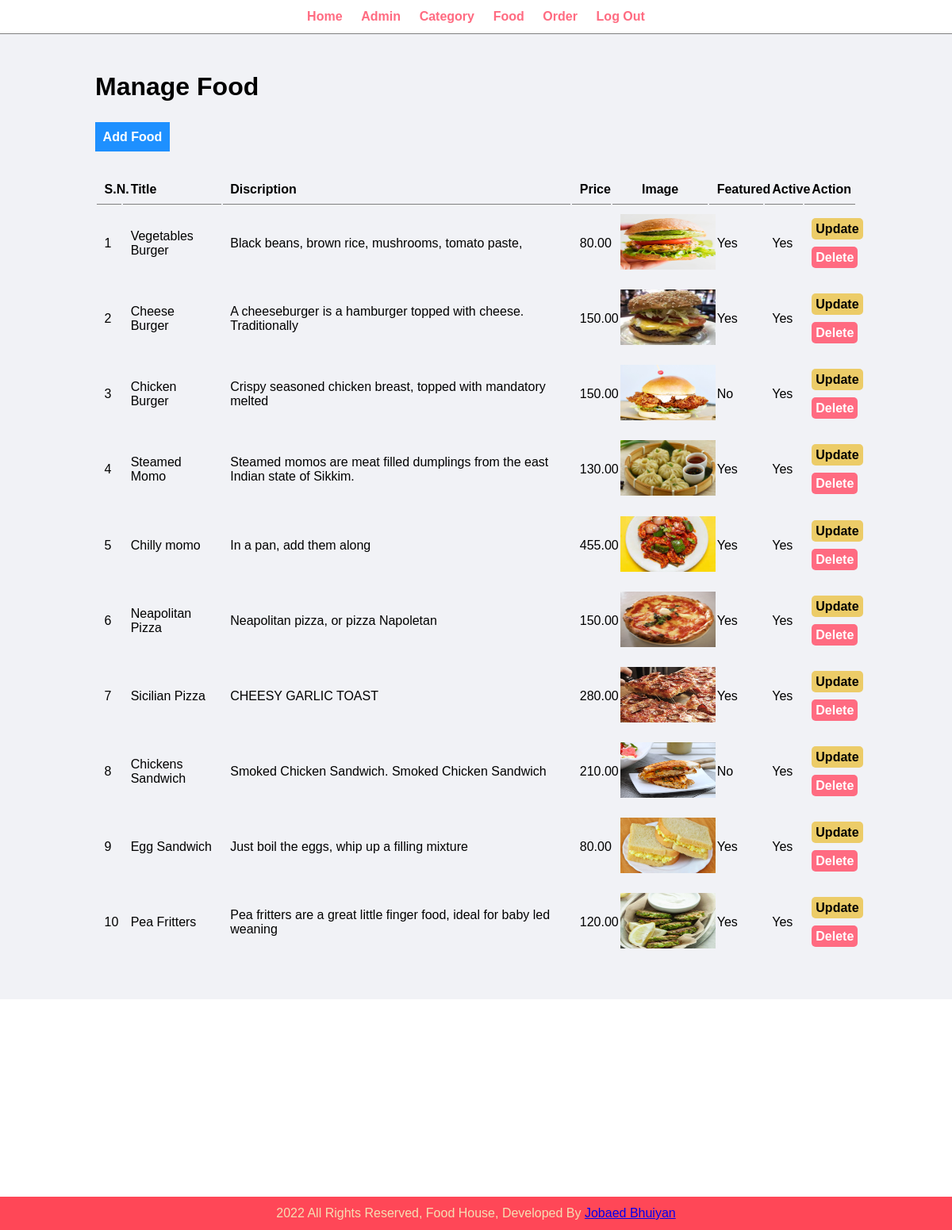
Page /admin/manage-food.php (signed in) on the committed database.
### tables this page shows
CREATE TABLE `food` (
  `id` int(11) NOT NULL,
  `title` varchar(100) NOT NULL,
  `discription` text NOT NULL,
  `price` decimal(10,2) NOT NULL,
  `image` varchar(100) NOT NULL,
  `category_id` int(11) NOT NULL,
  `featured` varchar(10) NOT NULL,
  `active` varchar(10) NOT NULL
);

### admin/manage-food.php (the view, shortened to what this page needs)
<?php
require "partials/menu.php";
include "../config/db.php";
$s = "SELECT * FROM food WHERE 1";
$res = $conn->query($s);
?>
<div class="main-content">
    <div class="wrapper">
        <h1>Manage Food</h1>
        <br>
        <br>
        <a href="add-food.php" class="btn-primary">Add Food</a>
        <br>
        <br>
        <br>
        <table class="tbl-full">
            <tr>
                <th>S.N.</th>
                <th>Title</th>
                <th>Discription</th>
                <th>Price</th>
                <th class="text-center">Image</th>
                <th>Featured</th>
                <th>Active</th>
                <th>Action</th>
            </tr>
            <?php
            $sn = 0;
            while ($row = $res->fetch_assoc()) {
                $sn++;
            ?>
                <tr>
                    <td><?php echo $sn ?></td>
                    <td><?php echo $row['title'] ?></td>
                    <td><?php echo $row['discription'] ?></td>
                    <td><?php echo $row['price'] ?></td>
                    <td class="text-center"><img class='backup_picture' width="120px" height="70px;" src="<?PHP
                                                                                                            $path1 = "../images/food/" . $row['image'];
                                                                                                            $path2 = "../images/notfoundimages.jpg";
                                                                                                            echo file_exists($path1) ? $path1 : $path2;
                                                                                                            ?>" alt=""></td>
                    <td><?php echo $row['featured'] ?></td>
                    <td><?php echo $row['active'] ?></td>
                    <td>
                        <div><a href="update-food.php?id=<?php echo $row['id'] ?>" style="padding: 5px; border-radius: 5px; margin-top: 50px;" class="btn-secondary">Update</a></div> <br>
                        <div><a href="delete-food.php?id=<?php echo $row['id'] ?>" style="padding: 5px; border-radius: 5px;" class="btn-danger">Delete</a></div>
                    </td>
                </tr>
            <?php  } ?>
        </table>
    </div>
</div>
<?php
require "partials/footer.php";
?>
</body>
</html>

### css/admin.css (style rules this page uses)
* { margin: 0 0; padding: 0 0; font-family: Arial, Helvetica, sans-serif; }
.wrapper { padding: 1%; width: 80%; margin: 0 auto; }
.text-center { text-align: center; }
.tbl-full { width: 100%; }
table tr th { border-bottom: 1px solid gray; padding: 1%; text-align: left; }
table tr td { padding: 1%; }
.btn-primary { background-color: #1e90ff; padding: 1%; color: white; text-decoration: none; font-weight: bold; border: none; }
.btn-secondary { background-color: #eccc68; padding: 1%; color: black; text-decoration: none; font-weight: bold; }
.btn-danger { background-color: #ff6b81; padding: 1%; color: white; text-decoration: none; font-weight: bold; }
.main-content { background-color: #f1f2f6; padding: 3% 0; }

### rows in the picture
food: title "Vegetables Burger", discription "Black beans, brown rice, mushrooms, tomato paste,", price "80.00", image (picture), featured "Yes", active "Yes"
food: title "Cheese Burger", discription "A cheeseburger is a hamburger topped with cheese. Traditionally", price "150.00", image (picture), featured "Yes", active "Yes"
food: title "Chicken Burger", discription "Crispy seasoned chicken breast, topped with mandatory melted", price "150.00", image (picture), featured "No", active "Yes"
food: title "Steamed Momo", discription "Steamed momos are meat filled dumplings from the east Indian state of Sikkim.", price "130.00", image (picture), featured "Yes", active "Yes"
food: title "Chilly momo", discription "In a pan, add them along", price "455.00", image (picture), featured "Yes", active "Yes"
food: title "Neapolitan Pizza", discription "Neapolitan pizza, or pizza Napoletan", price "150.00", image (picture), featured "Yes", active "Yes"
food: title "Sicilian Pizza", discription "CHEESY GARLIC TOAST", price "280.00", image (picture), featured "Yes", active "Yes"
food: title "Chickens Sandwich", discription "Smoked Chicken Sandwich. Smoked Chicken Sandwich", price "210.00", image (picture), featured "No", active "Yes"
food: title "Egg Sandwich", discription "Just boil the eggs, whip up a filling mixture", price "80.00", image (picture), featured "Yes", active "Yes"
food: title "Pea Fritters", discription "Pea fritters are a great little finger food, ideal for baby led weaning", price "120.00", image (picture), featured "Yes", active "Yes"
